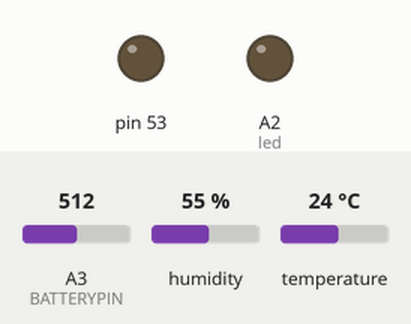
Simulated run of this sketch. Board: Arduino Mega 2560, built with avr-gcc and run on an emulated ATmega2560. On the bench: output pins drawn as LEDs (lit = HIGH). The test bench sets the inputs (shaded band); at power-on: A3 (BATTERYPIN) = 512, humidity 55 %, temperature 24 °C. The local clock reads 2024-03-15 10:24:30 at power-on unless the sketch sets it; storage starts empty; what the sketch prints to the serial monitor is not drawn.

Above: at 2.5 s.
At 5.1 s:
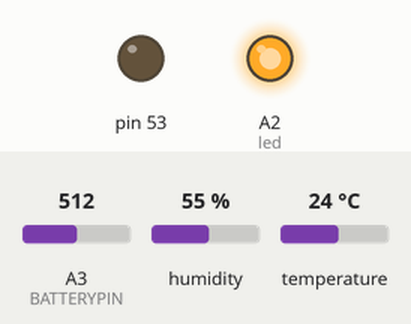
Timing chart, 0 to 6.7 s (numbered marks = the images above):
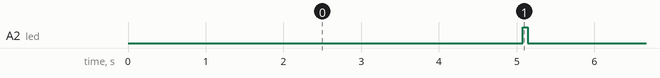

Measured:
- by itself, A2 (led): alternates HIGH for 0.06 s and LOW for 5.0 s

The sketch:

riffleito_dht22_logger.ino
```cpp
#include <JeeLib.h>
#include "DHT.h"
#include <Wire.h>
#include <SPI.h>
#include <SD.h>
#include <RTClib.h>
#include <RTC_DS3231.h>

ISR(WDT_vect) { Sleepy::watchdogEvent(); }

int debug=1;
int led = A2;

#define LOG_INTERVAL  5000 // millsec between readings

#define BATTERYPIN A3

#define DHTPIN A1     // what pin we're connected to
#define DHTTYPE DHT22   // DHT 22  (AM2302)

DHT dht(DHTPIN, DHTTYPE);

RTC_DS3231 RTC;

// On the Ethernet Shield, CS is pin 4. Note that even if it's not
// used as the CS pin, the hardware CS pin (10 on most Arduino boards,
// 53 on the Mega) must be left as an output or the SD library
// functions will not work.
const int chipSelect = 7;
int SDpower = 5;
int sensorPower = 4;

char filename[] = "LOGGER00.csv";
File dataFile;
String fileHeader = "DATETIME,RTC_TEMP_C,TEMP_C,HUMIDITY_PCT,BATTERY_LEVEL";

void setup(void) {
  if (debug==1){
    Serial.begin(9600);
  }

  pinMode(led, OUTPUT);

  dht.begin();

  pinMode(SDpower,OUTPUT);
  pinMode(sensorPower,OUTPUT);
  digitalWrite(SDpower,LOW);
  digitalWrite(sensorPower,LOW);

  //initialize the SD card
  if (debug==1){
    Serial.println();
    Serial.print("Initializing SD card...");
  }
  pinMode(SS, OUTPUT);

  // see if the card is present and can be initialized:
  if (!SD.begin(chipSelect)) {
    if (debug==1){
      Serial.println("Card failed, or not present");
    }
    // don't do anything more:
    while (1) ;
  }

  if (debug==1) {
    Serial.println("card initialized.");
  }

  for (uint8_t i = 0; i < 100; i++) {
    filename[6] = i/10 + '0';
    filename[7] = i%10 + '0';
    if (! SD.exists(filename)) {
      // only open a new file if it doesn't exist
      if (debug==1) {
        Serial.print("Writing to file: " );
        Serial.println(filename);
      }
      dataFile = SD.open(filename, FILE_WRITE);
      dataFile.println(fileHeader);
      dataFile.close();
      break;  // leave the loop!
    }
  }

  //shut down the SD and the sensor -- HIGH is off
  //digitalWrite(SDpower,HIGH);
  //digitalWrite(sensorPower,HIGH);

  pinMode(led, OUTPUT);

  // for i2c for RTC
  Wire.begin();
  RTC.begin();

  //analogReference(EXTERNAL);

  // check on the RTC
  if (! RTC.isrunning()) {
    if (debug==1){
      Serial.println("RTC is NOT running!");
    }
      // following line sets the RTC to the date & time this sketch was compiled
    RTC.adjust(DateTime(__DATE__, __TIME__));
  }

  DateTime now = RTC.now();
  DateTime compiled = DateTime(__DATE__, __TIME__);
  if (now.unixtime() < compiled.unixtime()) {
    Serial.println("RTC is older than compile time! Updating");
    RTC.adjust(DateTime(__DATE__, __TIME__));
  }
  Serial.println();
  Serial.println(fileHeader);
}

void loop(void) {
  digitalWrite(led, LOW);
  //delay(200);

  if (debug==0) {
    Sleepy::loseSomeTime(LOG_INTERVAL); //-- will interfere with serial, so don't use when debugging
  } else {
    delay (LOG_INTERVAL); // use when debugging -- loseSomeTime does goofy things w/ serial
  }

  //wake up the SD card and the sensor
  //digitalWrite(SDpower,LOW);
  //digitalWrite(sensorPower,LOW);

  // DHT22
  // Reading temperature or humidity takes about 250 milliseconds!
  // Sensor readings may also be up to 2 seconds 'old' (its a very slow sensor)
  float h = dht.readHumidity();
  // Read temperature as Celsius
  float t = dht.readTemperature();
  // Read temperature as Fahrenheit
  float f = dht.readTemperature(true);

  // Check if any reads failed and exit early (to try again).
  if (isnan(h) || isnan(t) || isnan(f)) {
    if (debug==1){
      Serial.println("Failed to read from DHT sensor!");
    }
    return;
  }

  // Compute heat index
  // Must send in temp in Fahrenheit!
  float hi = dht.computeHeatIndex(f, h);

  DateTime now = RTC.now();
  // long unixNow = now.unixtime();

  digitalWrite(led, HIGH);
  delay(50);
  // delay(1000);

  // Get the battery level
  int batteryLevel = analogRead(BATTERYPIN);

  // Onboard temp from the RTC
  // RTC.forceTempConv(true);  //DS3231 does this every 64 seconds, we are simply testing the function here
  float rtcTemp = RTC.getTempAsFloat();

  // make a string for assembling the data to log:
  String dataString = "";

  // dataString += String(unixNow);
  dataString += now.year();
  dataString += "-";
  dataString += padInt(now.month(), 2);
  dataString += "-";
  dataString += padInt(now.day(), 2);
  dataString += " ";
  dataString += padInt(now.hour(), 2);
  dataString += ":";
  dataString += padInt(now.minute(), 2);
  dataString += ":";
  dataString += padInt(now.second(), 2);
  dataString += ",";
  dataString += int2string((int) (rtcTemp*100));
  dataString += ",";
  dataString += int2string((int) (t*100));
  dataString += ",";
  dataString += int2string((int) (h*100));
  dataString += ",";
  dataString += batteryLevel;

  // Open up the file we're going to log to!
  // dataFile = SD.open(outFileName, FILE_WRITE);
  dataFile = SD.open(filename, FILE_WRITE);
  if (!dataFile) {
    if (debug==1){
      Serial.print("Error opening file:");
      Serial.println(filename);
    }

    // Wait forever since we cant write data
    while (1) ;
  }

  // Write the string to the card
  dataFile.println(dataString);
  dataFile.close();

  if (debug==1) {
    Serial.println(dataString);
  }

  // The following line will 'save' the file to the SD card after every
  // line of data - this will use more power and slow down how much data
  // you can read but it's safer!
  // If you want to speed up the system, remove the call to flush() and it
  // will save the file only every 512 bytes - every time a sector on the
  // SD card is filled with data.
  // dataFile.flush();
  // dataFile.close(); //<--- may be unnecessary


  // Shut down the SD and the sensor
  // digitalWrite(SDpower,HIGH);
  // digitalWrite(sensorPower,HIGH);

  //delay(1000);
}

String padInt(int x, int pad) {
  String strInt = String(x);

  String str = "";

  if (strInt.length() >= pad) {
    return strInt;
  }

  for (int i=0; i < (pad-strInt.length()); i++) {
    str += "0";
  }

  str += strInt;

  return str;
}

String int2string(int x) {
  // formats an integer as a string assuming x is in 1/100ths
  String str = String(x);
  int strLen = str.length();
  if (strLen <= 2) {
    str = "0." + str;
  } else if (strLen <= 3) {
    str = str.substring(0, 1) + "." + str.substring(1);
  } else if (strLen <= 4) {
    str = str.substring(0, 2) + "." + str.substring(2);
  } else {
    str = "-9999";
  }

  return str;
}
```
